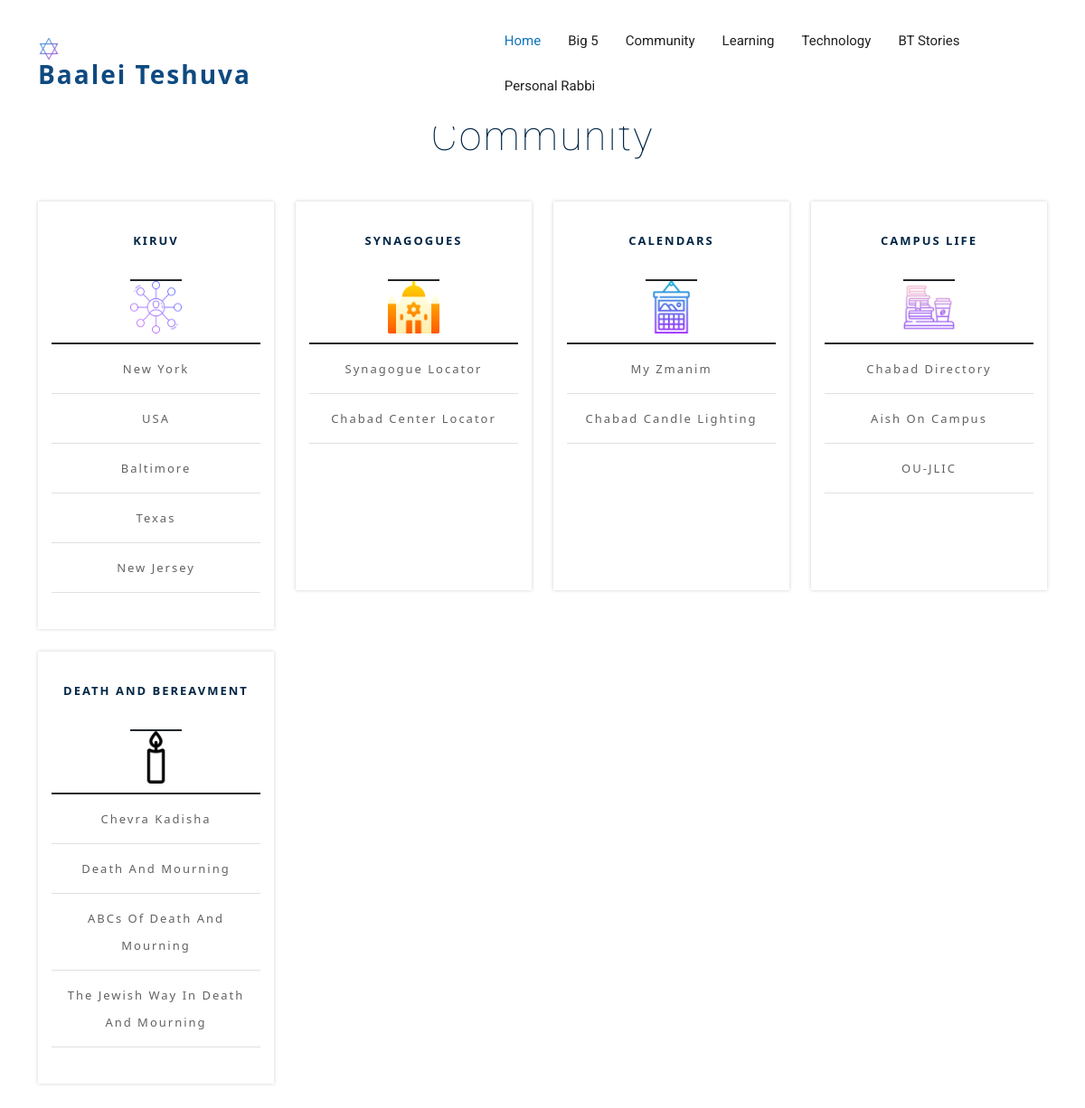
/community/, run on the app's committed database.
### baaleit/models.py (models this page shows, shortened)
class Community(models.Model):
  nameChoices = (('Kiruv', 'kiruv'), ('Synagogues', 'synagogues'), ('Calendars', 'calendars'), ('Campus Life', 'campus life'), ('Death and Bereavment', 'death and bereavment'))
  name = models.CharField(max_length=60, choices=nameChoices)
  namesub = models.CharField(max_length=60, default='Empty')
  link = models.URLField(max_length = 200, default='No Link')
  submenu = models.BooleanField(default=False)
  class Meta:
    verbose_name_plural = 'Community'

### baaleit/views.py (the view)
# urls.py: path('community/', views.community, name='community'),
def community(request):
  community = Community.objects.all()
  sublinkcommunity = SublinkCommunity.objects.all()
  return render(request, 'community.html', {'community': community, 'sublinkcommunity': sublinkcommunity})

### baaleit/templates/community.html (shortened to what this page needs)
{% extends 'base.html' %}
{% load static %}
{% block content %}
<section id="pricing" class="padd-section text-cente">
  <div class="container" data-aos="fade-up">
    <div class="section-title text-center">
      <h2>Community</h2>
    </div>
    <div class="row" data-aos="fade-up" data-aos-delay="100">
      <div class="col-md-6 col-lg-3">
        <div class="block-pricing">
          <div class="table">
            <h4>Kiruv</h4>
            <img src="{% static 'assets/img/network.png' %}" style="width: 25%;" class="img-fluid" alt="">
            <ul class="list-unstyled">
              {% for thing in community %}
              {% if thing.name == 'Kiruv' and thing.submenu == True%}
              <a href="./communitytopic/{{thing.id}}"><li>{{thing.namesub}}</li></a>
              {% endif %}
              {% endfor %}
            </ul>
          </div>
        </div>
      </div>
      <div class="col-md-6 col-lg-3">
        <div class="block-pricing">
          <div class="table">
            <h4>Synagogues</h4>
            <img src="{% static 'assets/img/synagogue (2).png' %}" style="width: 25%;" class="img-fluid" alt="">
            <ul class="list-unstyled">
              {% for thing in community %}
              {% if thing.name == 'Synagogues' and thing.submenu == True%}
              <a href="./communitytopic/{{thing.id}}"><li>{{thing.namesub}}</li></a>
              {% elif thing.name == 'Synagogues' and thing.submenu == False %}
              <a href="{{thing.link}}"><li>{{thing.namesub}}</li></a>
              {% endif %}
              {% endfor %}
            </ul>
          </div>
        </div>
      </div>
      <div class="col-md-6 col-lg-3">
        <div class="block-pricing">
          <div class="table">
            <h4>Calendars</h4>
            <img src="{% static 'assets/img/wall-calendar.png' %}" style="width: 25%;" class="img-fluid" alt="">
            <ul class="list-unstyled">
              {% for thing in community %}
              {% if thing.name == 'Calendars' and thing.submenu == True%}
              <a href="./communitytopic/{{thing.id}}"><li>{{thing.namesub}}</li></a>
              {% elif thing.name == 'Calendars' and thing.submenu == False %}
              <a href="{{thing.link}}"><li>{{thing.namesub}}</li></a>
              {% endif %}
              {% endfor %}
            </ul>
          </div>
        </div>
      </div>
      <div class="col-md-6 col-lg-3">
        <div class="block-pricing">
          <div class="table">
            <h4>Campus Life</h4>
            <img src="{% static 'assets/img/reading.png' %}" style="width: 25%;" class="img-fluid" alt="">
            <ul class="list-unstyled">
              {% for thing in community %}
              {% if thing.name == 'Campus Life' and thing.submenu == True%}
              <a href="./communitytopic/{{thing.id}}"><li>{{thing.namesub}}</li></a>
              {% elif thing.name == 'Campus Life' and thing.submenu == False %}
              <a href="{{thing.link}}"><li>{{thing.namesub}}</li></a>
              {% endif %}
              {% endfor %}
            </ul>
          </div>
        </div>
      </div>
      <div class="col-md-6 col-lg-3">
        <div class="block-pricing">
          <div class="table">
            <h4>Death and Bereavment</h4>
            <img src="{% static 'assets/img/candle.png' %}" style="width: 25%;" class="img-fluid" alt="">
            <ul class="list-unstyled">
              {% for thing in community %}
              {% if thing.name == 'Death and Bereavment' and thing.submenu == True%}
              <a href="./communitytopic/{{thing.id}}"><li>{{thing.namesub}}</li></a>
              {% elif thing.name == 'Death and Bereavment' and thing.submenu == False %}
              <a href="{{thing.link}}"><li>{{thing.namesub}}</li></a>
              {% endif %}
              {% endfor %}
            </ul>
          </div>
        </div>
      </div>
    </div>
  </div>
</section>
{% endblock %}

### baaleit/static/assets/css/style.css (style rules this page uses)
body { background-color: #fff; color: #333; padding-top: 44px; }
h1, h2, h3, h4, h5, h6 { margin: 0; }
h2 { color: #012646; font-weight: 600; }
h4 { color: #012646; font-size: 13px; font-weight: 700; letter-spacing: 2px; text-transform: uppercase; line-height: 2; }
a { letter-spacing: 2px; text-decoration: none; color: #012646; }
ul { letter-spacing: 1px; }
li { color: #626262; font-size: 13px; font-weight: 400; letter-spacing: 2px; line-height: 30px; text-transform: capitalize; }
section { overflow: hidden; }
.padd-section { padding-bottom: 80px; padding-top: 80px; }
.section-title { margin-bottom: 0px; }
.section-title h2 { font-family: "Roboto", sans-serif; font-size: 45px; font-weight: 100; letter-spacing: 2px; margin-bottom: 20px; text-transform: capitalize; }
#pricing .block-pricing { background: #fff; box-shadow: 0 0 0 0 rgba(0, 0, 0, 0.2), 0 0 4px 0 rgba(0, 0, 0, 0.19); display: inline-block; position: relative; width: 100%; text-align: center; margin-top: 25px; min-height: 430px; }
#pricing .block-pricing .table { margin-bottom: 0; padding: 30px 15px; max-width: 100%; width: 100%; }
#pricing .block-pricing .table h4 { padding-bottom: 30px; }
#pricing .block-pricing ul { list-style: outside none none; margin: 10px auto; max-width: 240px; padding: 0; }
#pricing .block-pricing ul li { border-bottom: 1px solid rgba(153, 153, 153, 0.3); padding: 12px 0; text-align: center; }

### data on the page
Community: namesub "New York"
Community: namesub "USA"
Community: namesub "Baltimore"
Community: namesub "Texas"
Community: namesub "New Jersey"
Community: namesub "Synagogue Locator"
Community: namesub "Chabad Center Locator"
Community: namesub "My Zmanim"
Community: namesub "Chabad Candle Lighting"
Community: namesub "Chabad Directory"
Community: namesub "Aish On Campus"
Community: namesub "OU-JLIC"
Community: namesub "Chevra Kadisha"
Community: namesub "Death And Mourning"
Community: namesub "ABCs Of Death And Mourning"
Community: namesub "The Jewish Way In Death And Mourning"
